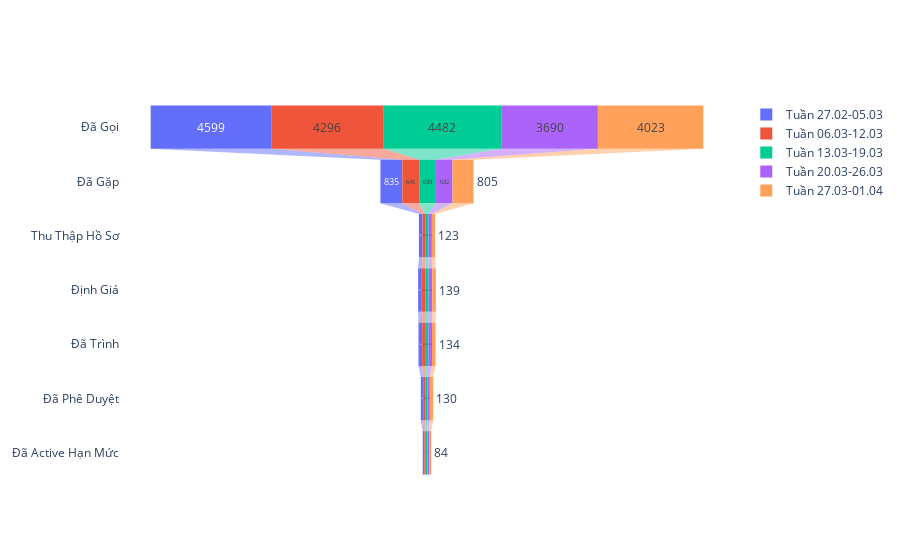

Notebook source saved alongside this figure:
### Markdown cell above
## Stacked Funnel

### Code cell
fig = go.Figure()
fig.update_layout(
        plot_bgcolor='rgb(255,255,255)')
for i in range(len(weeks)):
  fig.add_trace(go.Funnel(
      name = weeks[i],
      x = toan_quoc[i].values.flatten(),
      y = state,
      # width = 1,
      # marker = {'color':color}
      ))
fig.show()

### Figure 1 — Plotly figure (JSON) as saved in the notebook; plotly's stock layout.template omitted (floating-point values rounded to 4 significant figures)
{"data": [{"name": "Tuần 27.02-05.03", "type": "funnel", "x": [4599, 835, 137, 140, 140, 90, 59], "y": ["Đã Gọi", "Đã Gặp", "Thu Thập Hồ Sơ", "Định Giá", "Đã Trình", "Đã Phê Duyệt", "Đã Active Hạn Mức"]}, {"name": "Tuần 06.03-12.03", "type": "funnel", "x": [4296, 645, 101, 129, 111, 77, 58], "y": ["Đã Gọi", "Đã Gặp", "Thu Thập Hồ Sơ", "Định Giá", "Đã Trình", "Đã Phê Duyệt", "Đã Active Hạn Mức"]}, {"name": "Tuần 13.03-19.03", "type": "funnel", "x": [4482, 639, 128, 130, 125, 81, 62], "y": ["Đã Gọi", "Đã Gặp", "Thu Thập Hồ Sơ", "Định Giá", "Đã Trình", "Đã Phê Duyệt", "Đã Active Hạn Mức"]}, {"name": "Tuần 20.03-26.03", "type": "funnel", "x": [3690, 632, 130, 138, 139, 96, 62], "y": ["Đã Gọi", "Đã Gặp", "Thu Thập Hồ Sơ", "Định Giá", "Đã Trình", "Đã Phê Duyệt", "Đã Active Hạn Mức"]}, {"name": "Tuần 27.03-01.04", "type": "funnel", "x": [4023, 805, 123, 139, 134, 130, 84], "y": ["Đã Gọi", "Đã Gặp", "Thu Thập Hồ Sơ", "Định Giá", "Đã Trình", "Đã Phê Duyệt", "Đã Active Hạn Mức"]}], "layout": {"plot_bgcolor": "rgb(255,255,255)"}}
